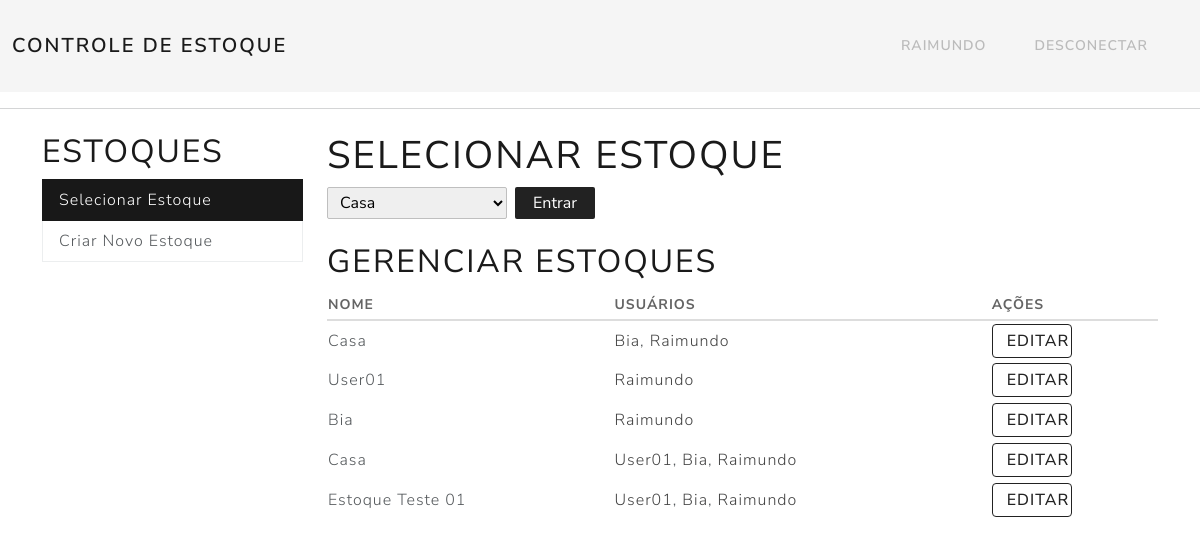
/estoques/ (signed in), run on the app's committed database.
### App/models.py (models this page shows, shortened)
class Estoque(models.Model):
    nome = models.CharField(max_length=100)
    usuarios = models.ManyToManyField(User, related_name='estoques')

### App/views.py (the view)
# urls.py: path('estoques/', views.selecionar_estoque, name='selecionar_estoque'),
@login_required
def selecionar_estoque(request):
    estoques = request.user.estoques.all().prefetch_related('usuarios')
    if request.method == 'POST':
        estoque_id = request.POST.get('estoque_id')
        if estoque_id:
            return redirect('estoque_dashboard', estoque_id=estoque_id)
    return render(request, 'App/gerenciar_estoque.html', {'pagina': 'selecionar', 'estoques': estoques})

### App/templates/App/gerenciar_estoque.html (shortened to what this page needs)
{% extends 'App/base.html' %}
{% block conteudo %}
<div class="container mt-4">
    <div class="row">
        <div class="col-md-3">
            <h2 style="letter-spacing:2px; font-weight:400; font-size:2rem;">ESTOQUES</h2>
            <div class="list-group">
                <a href="{% url 'selecionar_estoque' %}"
                   class="list-group-item list-group-item-action {% if pagina == 'selecionar' or pagina == 'editar' %}active{% endif %}"
                   style="{% if pagina == 'selecionar' or pagina == 'editar' %}background:#181818; border-color:#181818; color:white;{% endif %}">
                    Selecionar Estoque
                </a>
                <a href="{% url 'criar_estoque' %}"
                   class="list-group-item list-group-item-action {% if pagina == 'novo' %}active{% endif %}"
                   style="{% if pagina == 'novo' %}background:#181818; border-color:#181818; color:white;{% endif %}">
                    Criar Novo Estoque
                </a>
            </div>
        </div>
        <div class="col-md-9">
            {% if pagina == 'novo' and form %}
                <h2 style="font-weight:500; font-size:2rem;">Criar Estoque</h2>
                <form method="post" style="margin-top:20px; max-width:420px;">
                    {% csrf_token %}
                    {{ form.as_p }}
                    <button type="submit" class="btn btn-primary">Criar</button>
                    <a href="{% url 'selecionar_estoque' %}" class="btn btn-secondary">Cancelar</a>
                </form>
            {% else %}
                <h2 style="letter-spacing:2px; font-weight:400; font-size:2.4rem;">Selecionar Estoque</h2>
                <form method="post" style="display: flex; align-items: center; gap: 8px; margin-bottom: 1.5vw;">
                    <select name="estoque_id" style="height:32px; min-width: 180px; border: 1px solid #bfbfbf; border-radius: 2px; padding:0 8px; font-size:1em;">
                        {% for estoque in estoques %}
                            <option value="{{ estoque.id }}">{{ estoque.nome }}</option>
                        {% endfor %}
                    </select>
                    <button type="submit" style="height:32px; background:#222; color:white; border:none; border-radius:2px; padding: 0 18px; font-size:1em;">Entrar</button>
                </form>
                <h3 style="letter-spacing:2px; font-weight:400; font-size:2rem; margin-top:2vw;">Gerenciar Estoques</h3>
                <table style="width:100%; margin-top:1vw; border-collapse:collapse;">
                    <thead>
                        <tr>
                            <th style="text-align:left; color:#646464; border-bottom:2px solid #ddd; padding-bottom:4px;">NOME</th>
                            <th style="text-align:left; color:#646464; border-bottom:2px solid #ddd; padding-bottom:4px;">USUÁRIOS</th>
                            <th style="text-align:left; color:#646464; border-bottom:2px solid #ddd; padding-bottom:4px;">AÇÕES</th>
                        </tr>
                    </thead>
                    <tbody>
                    {% for estoque in estoques %}
                        <tr id="estoque-row-{{ estoque.id }}" style="height:40px;">
                            <td>{{ estoque.nome }}</td>
                            <td>
                                {% for usuario in estoque.usuarios.all %}
                                    <span style="color:#444;">{{ usuario.username }}</span>{% if not forloop.last %}, {% endif %}
                                {% endfor %}
                            </td>
                            <td>
                                <a href="{% url 'editar_estoque' estoque.id %}"
                                    style="border:1.5px solid #222; background:transparent; color:#222; border-radius:4px; width:80px; height:34px; font-weight:500; font-size:1em; cursor:pointer; padding:4px 14px; display:inline-block; text-align:center; text-decoration:none; transition:background 0.2s;"
                                    onmouseover="this.style.background='#f6f6f6';"
                                    onmouseout="this.style.background='transparent';"
                                >EDITAR</a>
                            </td>
                        </tr>
                    {% empty %}
                        <tr><td colspan="3" style="padding:10px; color:#888;">Nenhum estoque encontrado.</td></tr>
                    {% endfor %}
                    </tbody>
                </table>
            {% endif %}
        </div>
    </div>
</div>
{% endblock %}

### App/templates/App/base.html (shortened to what this page needs)
<!DOCTYPE html>
<html lang="en">
<head>
    <link href="https://bootswatch.com/5/lux/bootstrap.min.css" rel="stylesheet">
</head>
<body>
    {% include "App/barra_navegacao.html" %}
    <hr>
    {% block conteudo %}{% endblock %}
</body>
</html>

### App/templates/App/barra_navegacao.html (shortened to what this page needs)
<nav class="navbar navbar-expand-lg" style="background:#f5f5f5;">
    <div class="container-fluid">
        <a class="navbar-brand" href="{% url 'selecionar_estoque' %}" style="font-weight: 600; letter-spacing: 2px;">
            {% if estoque_atual %}
                CONTROLE DE ESTOQUE - {{ estoque_atual.nome|upper }}
            {% else %}
                CONTROLE DE ESTOQUE
            {% endif %}
        </a>
        <div class="collapse navbar-collapse justify-content-end" id="navbarNav">
            <ul class="navbar-nav">
                {% if user.is_authenticated %}
                    <li class="nav-item">
                        <a class="nav-link" href="{% url 'usuario_configuracao' %}" style="text-transform: uppercase; color: #bbb;">{{ user.username }}</a>
                    </li>
                    <li class="nav-item">
                        <a class="nav-link" href="{% url 'logout' %}" style="color: #bbb;">DESCONECTAR</a>
                    </li>
                {% endif %}
            </ul>
        </div>
    </div>
</nav>

### data on the page
Estoque: nome "Casa"
Estoque: nome "User01"
Estoque: nome "Bia"
Estoque: {{ estoque.id }} 4 (drawn), nome "Casa"
Estoque: nome "Estoque Teste 01"

### other printed values
{{ user.username }} "RAIMUNDO"
{{ usuario.username }} "Bia"
{{ usuario.username }} "Raimundo"
{{ usuario.username }} "User01"
form field estoque_id "Casa"
